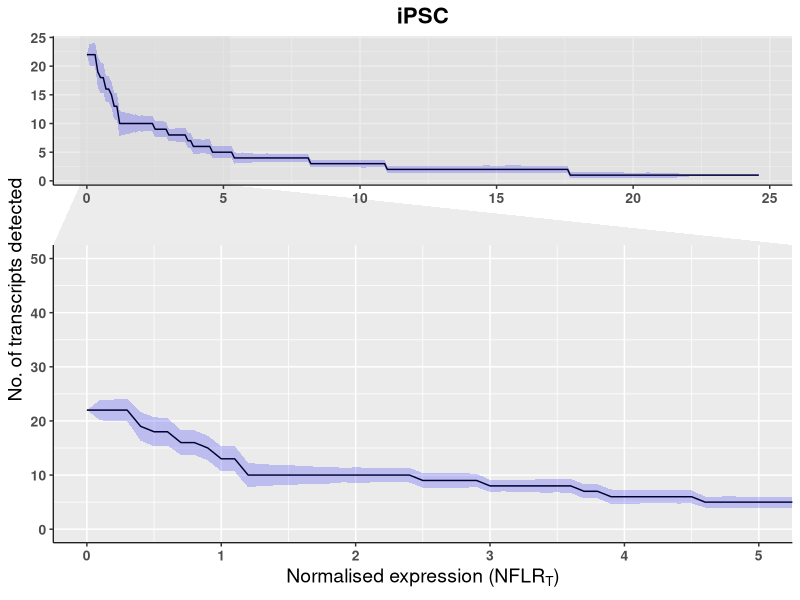
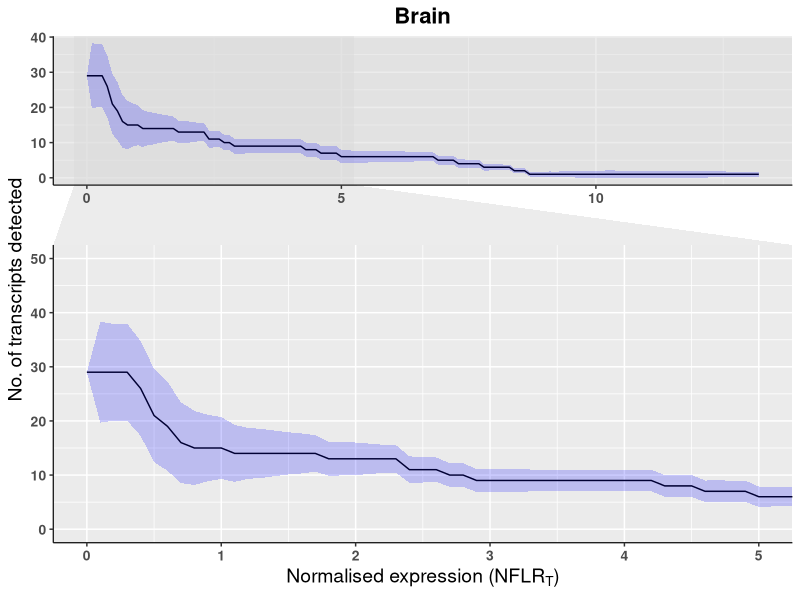

Reproduce these figures in R, in order.
# Load libraries ----------------------------------------------------------

library(tidyverse)
library(here)
library(ggforce)

# Load data ---------------------------------------------------------------

sqanti_class <-
  list(
    iPSC = read.table(here::here("docs", "iPSC", "SNCA_iPSC_classification_filtered.txt"), header = TRUE, sep="\t"),
    Brain = read.table(here::here("docs", "Brain_regions", "SNCA_RFC1_classification_filtered.txt"), header = TRUE, sep="\t")
  )



# Main --------------------------------------------------------------------

######### Format data per gene #########

number_of_transcripts_per_gene_plot <-
  lapply(sqanti_class, 
         
         function(x){
           
           n_samples <- x %>%
             dplyr::select(starts_with("FL.")) %>% 
             ncol()
           
           counts.long <- x %>%
             dplyr::select(isoform, 
                           starts_with("NFLR")) %>%
             pivot_longer(cols = c(-isoform), 
                          names_to = "sample", 
                          values_to = "read_count")
           
           counts.long$sample <- counts.long$sample %>% 
             str_replace("NFLR.*\\.", "") %>% 
             str_replace("_3p", "")
           
           threshs <- seq(from = 0, to = max(x$NFLR_mean), by = 0.1)
           
           res <- data.frame()
           
           for(i in threshs){
             transcripts_per_sample <- counts.long %>%
               dplyr::filter(read_count >=i) %>%
               group_by(sample) %>%
               summarise(n_transcripts = n(), 
                         .groups = "keep") %>%
               mutate(NFLR_threshold = i)
             
             res <- rbind(res, transcripts_per_sample)
             
             rm(transcripts_per_sample)
             
           }
           
           df <- res %>%
             dplyr::filter(sample %in% "NFLR_mean")
           
           sd <- res %>%
             dplyr::filter(!sample %in% "NFLR_mean") %>%
             group_by(NFLR_threshold) %>%
             summarise(sd = sd(n_transcripts), 
                       .groups = "keep")
           
           df <- left_join(df, 
                           sd, 
                           by = "NFLR_threshold")
           
           return(df)
           
         }
         
  ) %>% 
  
  bind_rows(.id = "tissue")

######### Plot data per tissue #########

for (i in unique(number_of_transcripts_per_gene_plot$tissue)) {
  
  number_of_transcripts_per_gene_plot %>% dplyr::filter(tissue == i) %>%
    
    ggplot(aes(x=NFLR_threshold, 
               y = n_transcripts)) +
    geom_line(group=1) +
    geom_ribbon(aes(NFLR_threshold, 
                    ymax = n_transcripts + sd, 
                    ymin = n_transcripts - sd), 
                alpha = 0.2, 
                fill = "blue", group=1) +
    ggtitle(i) +
    scale_x_continuous(name = expression(paste("Normalised expression (", NFLR[T], ")"))) +
    scale_y_continuous(name = "No. of transcripts detected") +
    guides(fill="none") +
    facet_zoom(xlim = c(0, 5),
               ylim = c(0, 50),
               horizontal = F) +
    
    theme(plot.title = element_text(face = "bold",
                                    size = 16,
                                    hjust = 0.5),
          panel.border = element_blank(),
          axis.line = element_line(color = "black", size=0.4),
          axis.title = element_text(size = 14),
          axis.text.x = element_text(face = "bold",
                                     size = 10),
          axis.text.y = element_text(face = "bold",
                                     size = 10),
          axis.title.y = element_text(size = 14),
          strip.text.x = element_text(face = "bold",
                                      size = 12),
          legend.title = element_blank())
  
  ggsave(filename = paste0(i, "_transcripts_detected_plot.png"), 
         path = here::here("results"), 
         width = 6, 
         height = 4, 
         dpi = 600
  )
  
}  
